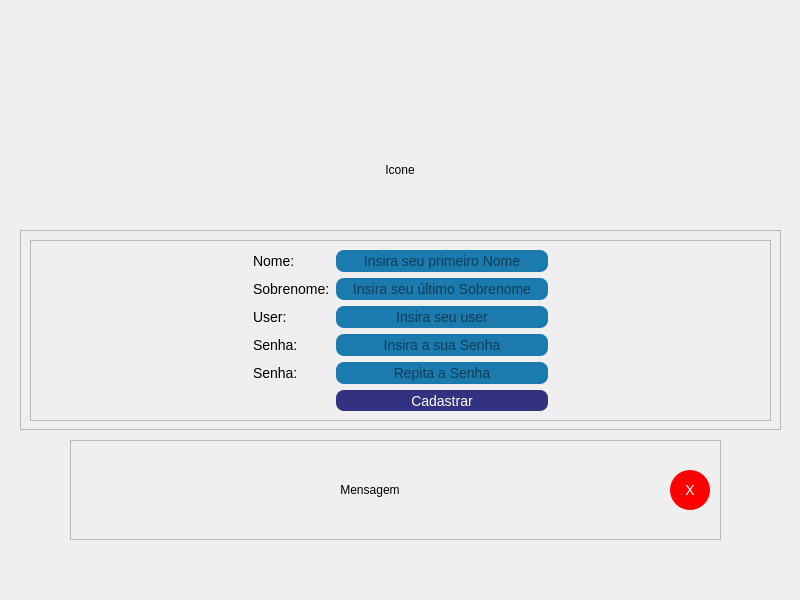
     <widget class="QWidget" name="page_sistama_cadastro">
      <widget class="QFrame" name="frame_cadastro_principal">
       <property name="geometry">
        <rect>
         <x>10</x>
         <y>10</y>
         <width>781</width>
         <height>581</height>
        </rect>
       </property>
       <property name="styleSheet">
        <string notr="true"/>
       </property>
       <property name="frameShape">
        <enum>QFrame::NoFrame</enum>
       </property>
       <property name="frameShadow">
        <enum>QFrame::Plain</enum>
       </property>
       <widget class="QLabel" name="label_icon_cadastro">
        <property name="geometry">
         <rect>
          <x>340</x>
          <y>110</y>
          <width>100</width>
          <height>100</height>
         </rect>
        </property>
        <property name="styleSheet">
         <string notr="true"/>
        </property>
        <property name="text">
         <string>Icone</string>
        </property>
        <property name="alignment">
         <set>Qt::AlignCenter</set>
        </property>
       </widget>
       <widget class="QFrame" name="frame_cadastro_msg">
        <property name="geometry">
         <rect>
          <x>60</x>
          <y>430</y>
          <width>651</width>
          <height>100</height>
         </rect>
        </property>
        <property name="styleSheet">
         <string notr="true">QLabel {
	border-radius: 2px;
}</string>
        </property>
        <property name="frameShape">
         <enum>QFrame::StyledPanel</enum>
        </property>
        <property name="frameShadow">
         <enum>QFrame::Raised</enum>
        </property>
        <widget class="QLabel" name="label_cadastro_msg">
         <property name="geometry">
          <rect>
           <x>15</x>
           <y>35</y>
           <width>570</width>
           <height>30</height>
          </rect>
         </property>
         <property name="text">
          <string>Mensagem</string>
         </property>
         <property name="alignment">
          <set>Qt::AlignCenter</set>
         </property>
        </widget>
        <widget class="QPushButton" name="pushButton_cadastro_fechar_msg">
         <property name="geometry">
          <rect>
           <x>600</x>
           <y>30</y>
           <width>40</width>
           <height>40</height>
          </rect>
         </property>
         <property name="styleSheet">
          <string notr="true">QPushButton{
	background-color: rgb(255, 0, 0);
	border-radius: 20px;
	font-size: 14px;
	color: white;
}</string>
         </property>
         <property name="text">
          <string>X</string>
         </property>
        </widget>
       </widget>
       <widget class="QFrame" name="frame_cadastro_fundo">
        <property name="geometry">
         <rect>
          <x>10</x>
          <y>220</y>
          <width>761</width>
          <height>200</height>
         </rect>
        </property>
        <property name="styleSheet">
         <string notr="true">QLabel {
	font-family: 'Candara', Arial, sans-serif;
	font-size: 14px;
}
QLineEdit {
	font-family: 'Candara', Arial, sans-serif;
	font-size: 14px;
	background-color: rgb(27, 122, 174);
	border-radius: 8px;
	height: 23px;
}
QPushButton {
	font-family: 'Candara', Arial, sans-serif;
	font-size: 14px;
	background-color: rgb(51, 50, 128);
	border-radius: 8px;
	height: 23px;
	color: rgb(255, 255, 255);
}</string>
        </property>
        <property name="frameShape">
         <enum>QFrame::StyledPanel</enum>
        </property>
        <property name="frameShadow">
         <enum>QFrame::Raised</enum>
        </property>
        <widget class="QFrame" name="frame_cadastro_dados">
         <property name="geometry">
          <rect>
           <x>10</x>
           <y>10</y>
           <width>741</width>
           <height>181</height>
          </rect>
         </property>
         <property name="frameShape">
          <enum>QFrame::StyledPanel</enum>
         </property>
         <property name="frameShadow">
          <enum>QFrame::Raised</enum>
         </property>
         <layout class="QGridLayout" name="gridLayout_11">
          <item row="1" column="0">
           <spacer name="horizontalSpacer_3">
            <property name="orientation">
             <enum>Qt::Horizontal</enum>
            </property>
            <property name="sizeHint" stdset="0">
             <size>
              <width>40</width>
              <height>20</height>
             </size>
            </property>
           </spacer>
          </item>
          <item row="2" column="3">
           <widget class="QLineEdit" name="lineEdit_cadastro_usuario">
            <property name="alignment">
             <set>Qt::AlignCenter</set>
            </property>
            <property name="placeholderText">
             <string>Insira seu user</string>
            </property>
           </widget>
          </item>
          <item row="3" column="1">
           <widget class="QLabel" name="label_cadastro_senha_1">
            <property name="text">
             <string>Senha:</string>
            </property>
           </widget>
          </item>
          <item row="3" column="3">
           <widget class="QLineEdit" name="lineEdit_cadastro_senha_1">
            <property name="echoMode">
             <enum>QLineEdit::Password</enum>
            </property>
            <property name="alignment">
             <set>Qt::AlignCenter</set>
            </property>
            <property name="placeholderText">
             <string>Insira a sua Senha</string>
            </property>
           </widget>
          </item>
          <item row="4" column="1">
           <widget class="QLabel" name="label_cadastro_senha_2">
            <property name="text">
             <string>Senha:</string>
            </property>
           </widget>
          </item>
          <item row="4" column="3">
           <widget class="QLineEdit" name="lineEdit_cadastro_senha_2">
            <property name="echoMode">
             <enum>QLineEdit::Password</enum>
            </property>
            <property name="alignment">
             <set>Qt::AlignCenter</set>
            </property>
            <property name="placeholderText">
             <string>Repita a Senha</string>
            </property>
           </widget>
          </item>
          <item row="1" column="4">
           <spacer name="horizontalSpacer_4">
            <property name="orientation">
             <enum>Qt::Horizontal</enum>
            </property>
            <property name="sizeHint" stdset="0">
             <size>
              <width>40</width>
              <height>20</height>
             </size>
            </property>
           </spacer>
          </item>
          <item row="0" column="1">
           <widget class="QLabel" name="label_cadastro_nome">
            <property name="text">
             <string>Nome:</string>
            </property>
           </widget>
          </item>
          <item row="0" column="3">
           <widget class="QLineEdit" name="lineEdit_cadastro_nome">
            <property name="alignment">
             <set>Qt::AlignCenter</set>
            </property>
            <property name="placeholderText">
             <string>Insira seu primeiro Nome</string>
            </property>
           </widget>
          </item>
          <item row="1" column="1" colspan="2">
           <widget class="QLabel" name="label_cadastro_sobrenome">
            <property name="text">
             <string>Sobrenome:</string>
            </property>
           </widget>
          </item>
          <item row="1" column="3">
           <widget class="QLineEdit" name="lineEdit_cadastro_sobrenome">
            <property name="alignment">
             <set>Qt::AlignCenter</set>
            </property>
            <property name="placeholderText">
             <string>Insira seu último Sobrenome</string>
            </property>
           </widget>
          </item>
          <item row="2" column="1">
           <widget class="QLabel" name="label_cadastro_usuario">
            <property name="text">
             <string>User:</string>
            </property>
           </widget>
          </item>
          <item row="5" column="3">
           <widget class="QPushButton" name="pushButton_cadastro_cadastrar">
            <property name="text">
             <string>Cadastrar</string>
            </property>
           </widget>
          </item>
         </layout>
        </widget>
       </widget>
      </widget>
     </widget>
